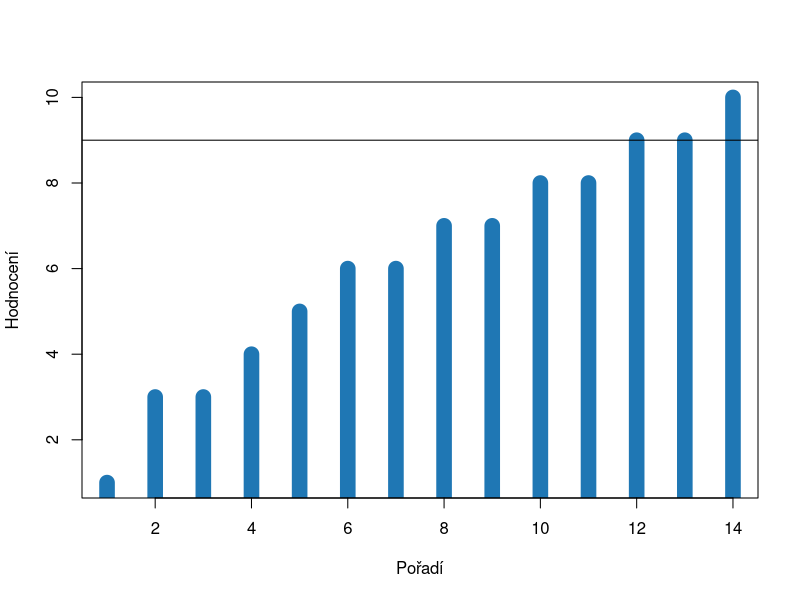
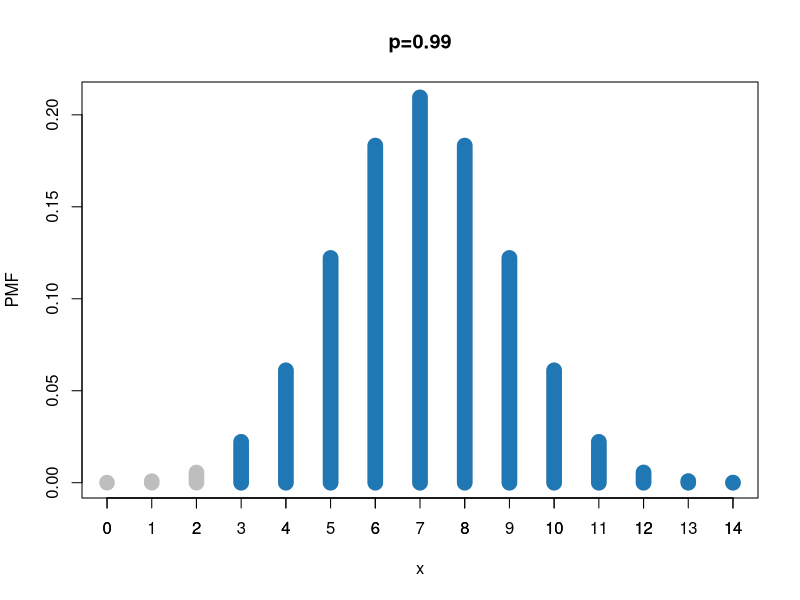
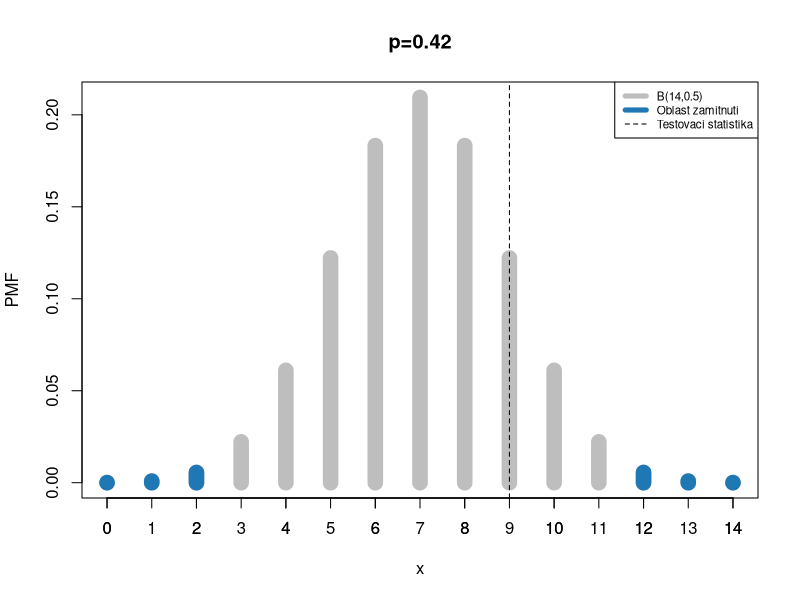
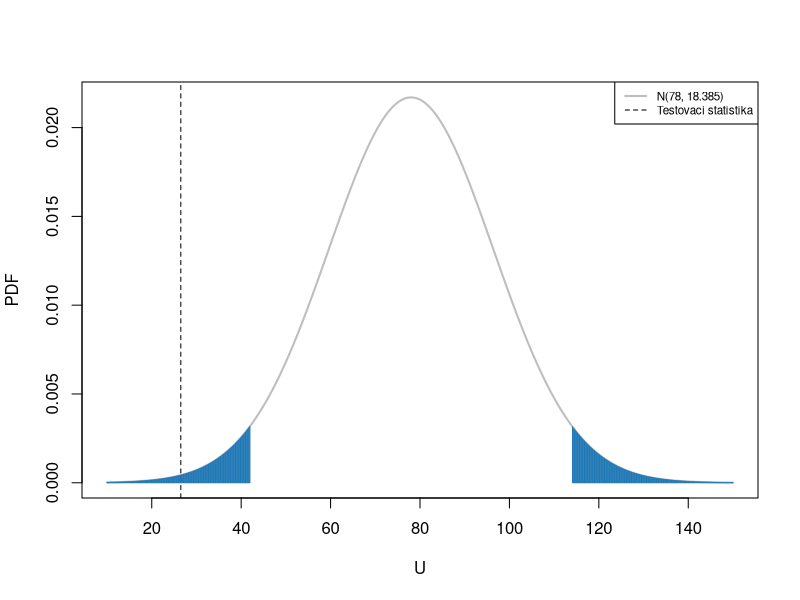

Reproduce these figures in R, in order.
## ---- chunk 1
X <- c(3, 7, 4, 10, 1, 6, 9, 8, 3, 6, 7, 5, 9, 8)
k <-length(X)

plot(sort(X), 
     col = "#1f77b4", 
     xlab = "Pořadí",
     ylab = "Hodnocení",
     type = "h", lwd = 15)
abline(h = 9)
## ---- chunk 2
h0 <- 8
znamenka <- X>h0

znamenka_table <- ifelse(znamenka, "+", "-")
names(znamenka_table) <- X
znamenka_table
## ---- chunk 3
x <- 0:14
p <- 0.5
plusova_znamenka <- sum(znamenka)
pmf <- dbinom(x, size = k, prob = p)
p_hodnota <- sum(pmf[x>=plusova_znamenka])


plot(x, pmf,
     xlab = "x",
     ylab = "PMF",
     col = "grey",
     type = "h", lwd = 15,
     xlim = c(0, k),
     main = paste0("p=", round(p_hodnota, 2))
     )
lines(x[x>=plusova_znamenka], pmf[x>=plusova_znamenka], col = "#1f77b4", type = "h", lwd = 15)
axis(1, 0:k, 0:k)
## ---- chunk 4
h0 <- 5
znamenka <- X>h0

znamenka_table <- ifelse(znamenka, "+", "-")
names(znamenka_table) <- X
znamenka_table
## ---- chunk 5
x <- 0:14
p <- 0.5
t <- sum(znamenka)
pmf <- dbinom(x, size = k, prob = p)
# *2, protože  máme oboustranný test
p_hodnota <- sum(pmf[x>=t])*2
alpha <- 0.05
kriticka_hodnota <- qbinom(c(alpha/2, 1-alpha/2), size = k, prob = p)
plot(x, pmf,
     xlab = "x",
     ylab = "PMF",
     col = "grey",
     type = "h", lwd = 15,
     xlim = c(0, k),
     main = paste0("p=", round(p_hodnota, 2))
)

lines(x[x<kriticka_hodnota[1]], pmf[x<kriticka_hodnota[1]], col = "#1f77b4", type = "h", lwd = 15)
lines(x[x>kriticka_hodnota[2]], pmf[x>kriticka_hodnota[2]], col = "#1f77b4", type = "h", lwd = 15)
abline(v = t, lty = 2)
axis(1, 0:k, 0:k)
legend("topright",
       legend = c(
         "B(14,0.5)",
         "Oblast zamítnutí",
         "Testovací statistika"),
       col = c("grey", "#1f77b4", "black"),
       lwd = c(5, 5, 1),
       lty = c(1,1, 2),
       cex = 0.7
)
## ---- chunk 6
# prvni priklad (H0: eta<=8, H1: eta > 8)
# binom.test(3, 14, alternative = "greater")
# druhy priklad (H0: eta=5, H1: eta != 5)
# binom.test(9, 14, alternative = "two.sided")
## ---- chunk 7
standard <- c(96, 65, 67, 72, 63, 55, 56, 64, 84, 80, 52, 51)
experiment <- c(76, 80, 88, 70, 83, 94, 87, 90, 73, 89, 79, 69, 97)
eta_1 <- median(standard)
eta_2 <- median(experiment)
## ---- chunk 8
n1 <- length(standard)
n2 <- length(experiment)
r <- rank(c(standard, experiment))
R1 <- sum(r[1:n1])
R2 <- sum(r[(n1+1):(n1+n2)])
## ---- chunk 9
U1 <- R1 - (n1*(n1+1)/2)
U2 <- R2 - (n2*(n2+1)/2)
U <- min(U1, U2)

mu_U <- n1*n2/2
sigma_U <- sqrt((n1*n2*(n1+n2+1))/12)
z <- (U-mu_U) / sigma_U
## ---- chunk 10
x <- seq(10,150, length.out=1000)
pdf <- dnorm(x, mu_U, sigma_U)
alpha <- 0.05
kriticka_mez <- qnorm(c(alpha/2, 1-alpha/2), mean = mu_U, sigma_U)
p_hodnota <- pnorm(z) *2
# p_hodnota <- pnorm(U, mu_U, sigma_U) *2 # nebo take

plot(x, pdf, 
     type = "l", 
     lwd = 2,
     col = "grey",
     xlab = "U", ylab = "PDF")
abline(v = U, lty = 2)
lines(x[x<kriticka_mez[1]], pdf[x<kriticka_mez[1]], type = "h", col = "#1f77b4", lwd = 1)
lines(x[x>kriticka_mez[2]], pdf[x>kriticka_mez[2]], type = "h", col = "#1f77b4", lwd = 1)

legend("topright",
       legend = c(
         paste0(
           "N(", mu_U, ", ",
           round(sigma_U, 3), ")"
         ),
         "Testovací statistika"),
       col = c("grey", "black"),
       lwd = c(2, 1),
       lty = c(1,2),
       cex = 0.7
)
